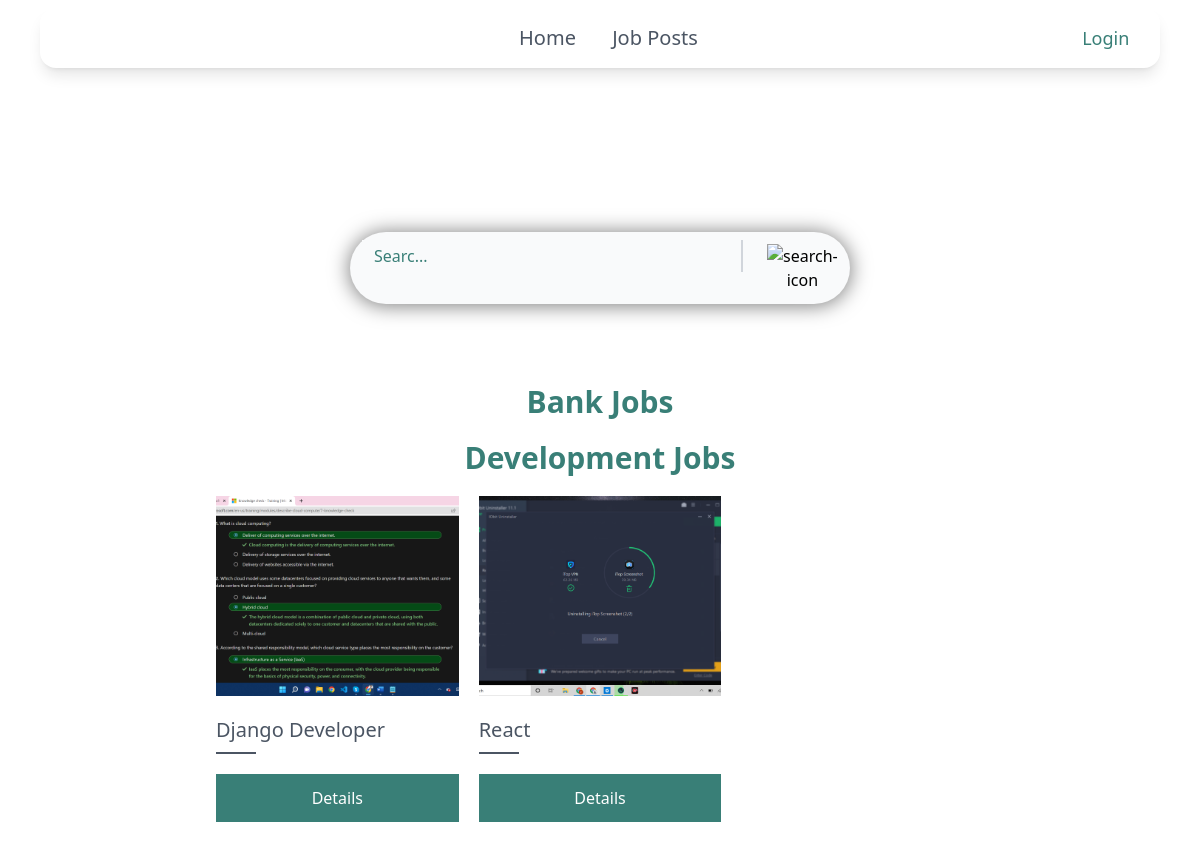
The app's page /, older data.
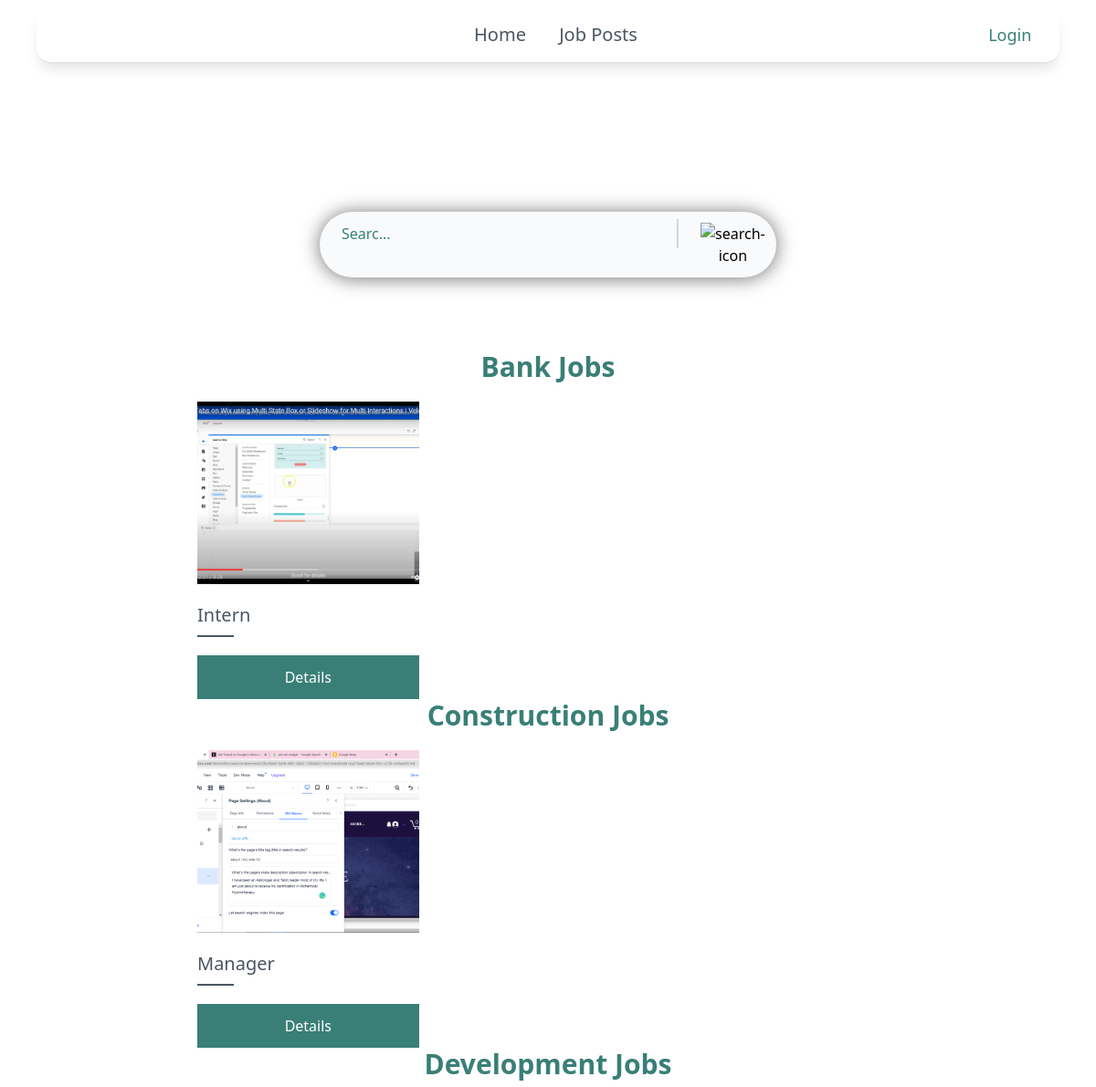
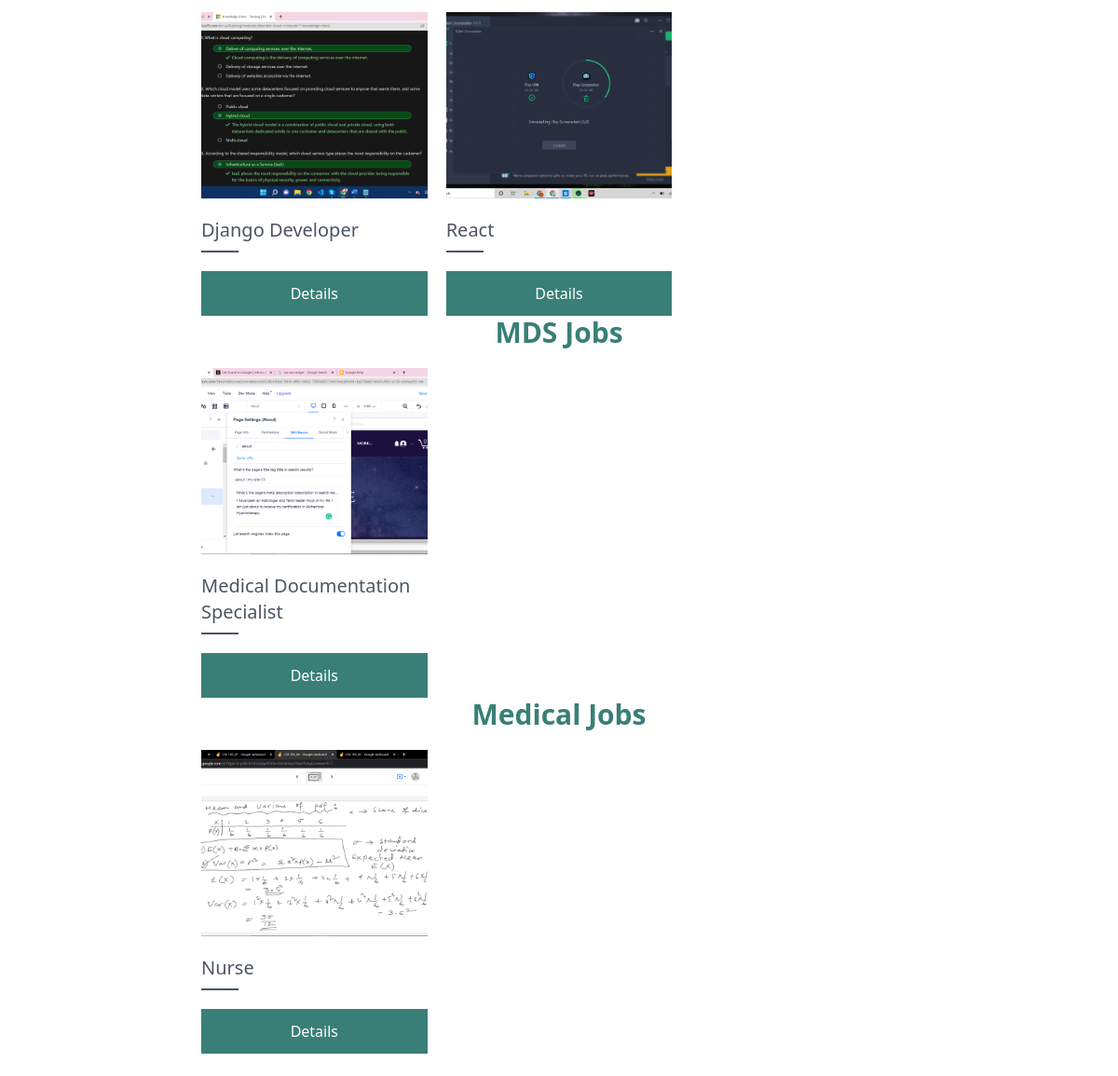
The same page, newer data (2 pictures, top to bottom).
### core/models.py (models this page shows, shortened)
class Category(models.Model):
    name = models.CharField(max_length=255)
    class Meta:
        ordering = ('name',)
        verbose_name_plural = 'Categories'

class Post(models.Model):
    category = models.ForeignKey(Category, related_name='posts', on_delete=models.CASCADE)
    name = models.CharField(max_length=255)
    description = models.TextField()
    salary = models.FloatField()
    image = models.ImageField(upload_to='post_images',blank=True, null=True)
    created_by = models.ForeignKey(User,related_name='posts',on_delete=models.CASCADE)
    created_at = models.DateTimeField(auto_now_add=True)

### core/views.py (the view)
# urls.py: path('',index,name='index'),
def index(request):
    categories = Category.objects.all()
    posts = Post.objects.all()
    form = PostSearchForm()
    return render(request,'core/index.html',{
        'posts' : posts,
        'categories' : categories,
        'form':form
    })

### core/forms.py
class PostSearchForm(forms.Form):
    search_query = forms.CharField(widget=forms.TextInput(attrs={
        'placeholder': 'Searc...',
        'class': 'px-3 py-1 bg-gray-50 w-full border-0  border-r-gray-300 border-r-2 focus:border-transparent focus:border-r-gray-300 focus:ring-0 outline-transparent placeholder:text-[#397f77]'
    }))

### core/templates/core/index.html
{% extends 'core/base.html' %}
{% block content %}
<div class="animate-crossfade lg:w-2/3 md:w-5/6 sm:w-5/6 mx-auto pt-52 flex flex-col justify-center ">
    <div class="mb-20  flex  justify-center  ">
        <form action="/search/" method="GET">
            <div class=" w-[500px] grid grid-cols-5 bg-gray-50 py-2 px-3 rounded-full shadow-[0_1px_20px_1px_rgba(0,0,0,0.5)]">
                <div class="col-span-4">
                    {{form.search_query}}
                </div>
                <div class=" col-span-1">
                    <button type="submit" class=" pl-6 py-1" >
                        <img src="https://img.icons8.com/ios-glyphs/30/397f77/search--v1.png" alt="search-icon" />
                    </button>
                </div>
            </div>
        </form>
    </div>
    <div class="flex flex-col justify-center">
        {% for category in categories %}
            <h2 class="mx-auto text-3xl pb-5 font-bold text-[#397f77]">{{category.name}} Jobs</h2>
            <div class="grid lg:grid-cols-3 md:grid-cols-2 sm:grid-cols-1 gap-5">
                {% for post in posts %}
                    {% if post.category.name == category.name %}
                    <div class="w-full ">
                        <div class="group">
                            <div class="h-[200px] w-full overflow-hidden">
                                <img src="{{post.image.url}}" alt="" class="h-full w-full object-cover group-hover:scale-110 duration-500 " />
                            </div>
                            <div class="mt-5 pb-2">
                                <h2 class="text-xl text-gray-600">{{post.name}}</h2>
                            </div>
                            <div class="h-[2px] w-[40px] bg-gray-600"></div>
                            <div class="mt-5">
                                <a href="{% url 'jobdetails' post.id %}">
                                    <button class="bg-[#397f77] px-10 py-3 w-full text-white hover:bg-[#18debb] duration-500 opacity-100">Details</button>
                                </a>
                            </div>
                        </div>
                    </div>
                    {% endif %}
                {% endfor %}
            </div>
        {% endfor %}
    </div>
</div>
{% endblock %}

Row changes from the older to the newer data that the page shows:
added Post: image (picture), name "Intern", shown under Category "Bank"
added Category: name "Construction"
added Post: image (picture), name "Manager", shown under "Construction"
added Category: name "MDS"
added Post: image (picture), name "Medical Documentation Specialist", shown under "MDS"
added Category: name "Medical"
added Post: image (picture), name "Nurse", shown under "Medical"
